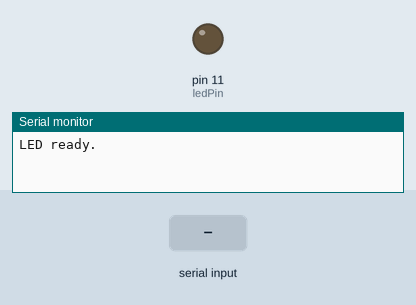
This sketch was run on a simulated Arduino Uno, built with avr-gcc and run on an emulated ATmega328P. On the bench: output pins drawn as LEDs (lit = HIGH), the last lines printed to the serial monitor. Inputs (shaded band) come from the test bench.

Above: at 1.2 s.
1.3 s: "90,45\n" received over Serial
At 2.1 s:
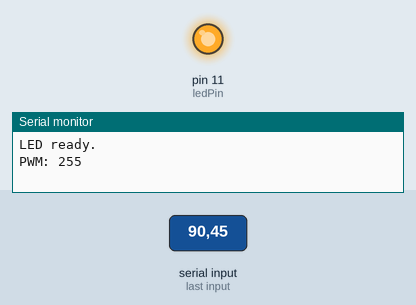
2.8 s: "90\n" received over Serial
At 3.1 s:
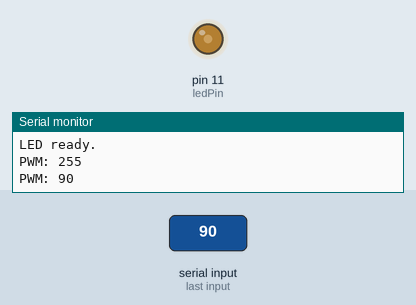
4.3 s: "200\n" received over Serial
At 5.5 s:
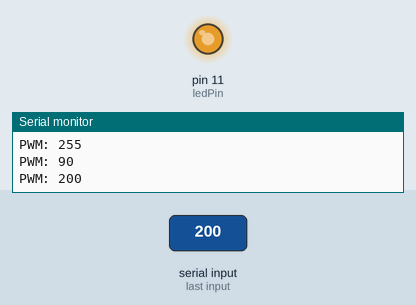
Timing chart, 0 to 7.3 s (numbered marks = the images above; inputs shaded):
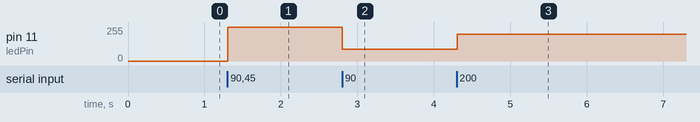

Measured:
- after the input at 1.3 s, pin 11 (ledPin): 0/255 → 255/255 at once
- after the input at 2.8 s, pin 11 (ledPin): 255/255 → 90/255 at once
- after the input at 4.3 s, pin 11 (ledPin): 90/255 → 200/255 at once

The sketch:

diy10_4.ino
```cpp
// 動手做10-4：使用 atoi() 轉換字串成數值
// 詳細的程式說明，請參閱第十章，10-12頁。

byte ledPin = 11;

void setup() {
  Serial.begin(9600);
  Serial.println("LED ready.");
}

void loop() {
  int pwm;
  char data[4]; // 預設4個元素空間的陣列
  int i = 0;    // 陣列元素的索引
  char chr;     // 暫存序列輸入的字元

  // 查看是否有資料從序列埠送進來...
  if (Serial.available()) {
    // 讀取傳入的字元值
    while ((chr = Serial.read()) !=  '\n') {
      // 確認輸入的字元介於'0'和'9'，且索引i小於3（確保僅讀取前三個字）
      if (chr >=  '0'  && chr <=  '9' && i < 3) {
        data[i] = chr;
        i++;
      }
    }

    data[i]= '\0' ;    // 最後補上NULL字元
    pwm = atoi(data);  // 字串轉換成數字
    if (pwm > 255) pwm = 255;
    Serial.print("PWM: ");
    Serial.println(pwm);
    analogWrite(ledPin, pwm);
  }
}
```
